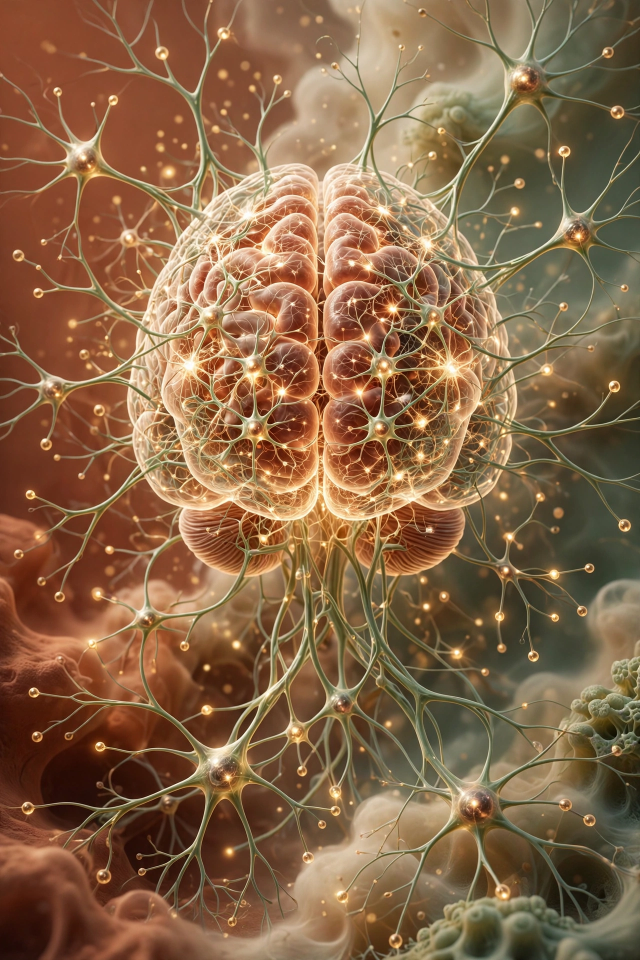
#> input picture batch4/inf-bg/media-generation-bio-bg1-0-b9671d0a-7a68-4e6e-be0a-7bdf21d2ea77.webp, 1280 x 1920 px, found by its file name (shown at 1/2 size)
$ python make_inf_bio.py
#> lines starting #> are read from the running program, lines starting #| are printed output that depends on the picture
#!/usr/bin/env python3
"""Composite 20 Biological Psychology visual infographics (1080x1350 PNG)."""
import json, os, textwrap
from PIL import Image, ImageDraw, ImageFont, ImageFilter

W, H = 1080, 1350
OUT = '/home/hatch/workspace/zehen/batch4/inf-bio-out'
BG1 = '/home/hatch/workspace/zehen/batch4/inf-bg/media-generation-bio-bg1-0-b9671d0a-7a68-4e6e-be0a-7bdf21d2ea77.webp'
BG2 = '/home/hatch/workspace/zehen/batch4/inf-bg/media-generation-bio-bg2-0-66ffe133-5d85-4efb-ba43-5fe50203e592.webp'
FB = '/usr/share/fonts/truetype/dejavu/DejaVuSans-Bold.ttf'
FR = '/usr/share/fonts/truetype/dejavu/DejaVuSans.ttf'

os.makedirs(OUT, exist_ok=True)

f_title = ImageFont.truetype(FB, 62)
f_badge = ImageFont.truetype(FB, 26)
f_point = ImageFont.truetype(FR, 31)
f_wm = ImageFont.truetype(FB, 24)

TERRA = (201, 111, 74)

TOPICS = [
 ("The Neuron in Depth", [
   "Your brain holds about 86 billion neurons — its communication units.",
   "Dendrites receive signals; the axon sends them out.",
   "The myelin sheath insulates axons and speeds signals up.",
   "Glial cells support, nourish, and protect neurons.",
   "Neurons talk through electrical and chemical signals."]),
 ("Action Potential Explained", [
   "Resting potential sits at about -70 millivolts.",
   "A stimulus must pass the -55 mV threshold to fire.",
   "Sodium rushes in, spiking the charge to +40 mV.",
   "The neuron then resets — ready to fire again.",
   "It is all-or-nothing: weak signals fire nothing."]),
 ("Synapses and Neurotransmission", [
   "The synapse is the junction between two neurons.",
   "Calcium triggers vesicles to release neurotransmitters.",
   "Chemicals cross the gap and bind like keys in locks.",
   "Each receptor accepts only specific chemicals.",
   "Unused chemicals are recycled or broken down."]),
 ("Serotonin: Mood and More", [
   "Serotonin regulates mood, sleep, appetite, and pain.",
   "Low serotonin links to depression and anxiety.",
   "SSRIs keep more serotonin active in synapses.",
   "It is made from the amino acid tryptophan.",
   "Sunlight and exercise naturally boost it."]),
 ("Dopamine: Reward and Motivation", [
   "Dopamine fires for rewards — food, praise, surprises.",
   "It responds most to unexpected rewards.",
   "It fuels \"wanting\" more than \"liking.\"",
   "This drives addiction: craving without pleasure.",
   "The mesolimbic pathway is the reward highway."]),
 ("Brain Lobes and Functions", [
   "Frontal lobe: planning, decisions, personality.",
   "Parietal lobe: touch, space, and math.",
   "Temporal lobe: hearing and memory.",
   "Occipital lobe: vision processing.",
   "Broca's area (frontal) produces speech."]),
 ("The Limbic System", [
   "A deep ring handling emotion and memory.",
   "The amygdala is the brain's threat detector.",
   "The hippocampus forms new memories.",
   "Smell connects straight to it — bypassing logic.",
   "Damage here disrupts fear and memory."]),
 ("Neuroplasticity", [
   "The brain rewires itself with experience.",
   "\"Neurons that fire together, wire together\" (Hebb).",
   "Learning physically changes brain structure.",
   "Lost senses get reallocated — the brain hates waste.",
   "It works across the whole lifespan."]),
 ("Split-Brain Research", [
   "Sperry and Gazzaniga cut the corpus callosum for epilepsy.",
   "Left hemisphere: language, logic, analysis.",
   "Right hemisphere: faces, music, spatial skills.",
   "Each half can work independently.",
   "It proved the brain has specialized halves."]),
 ("Brain Development", [
   "Neurons are born, migrate, then connect.",
   "Up to 50% of neurons are pruned away — sculpting.",
   "Adolescence prunes unused links: \"use it or lose it.\"",
   "The prefrontal cortex matures last (mid-20s).",
   "Experience literally shapes the growing brain."]),
 ("Twin and Adoption Studies", [
   "Identical twins share 100% of genes; fraternal ~50%.",
   "The Minnesota study tracked twins raised apart.",
   "Intelligence heritability: roughly 50-80%.",
   "Personality heritability: roughly 40-50%.",
   "Genes matter — but so does environment."]),
 ("The Endocrine System", [
   "Glands release hormones into the bloodstream.",
   "Slower than nerves, but longer-lasting.",
   "The pituitary is the \"master gland.\"",
   "The thyroid sets your metabolic speed.",
   "Hormones shape mood, growth, and stress."]),
 ("Hormones and Behavior", [
   "Cortisol is the main stress hormone.",
   "Chronic cortisol damages the hippocampus.",
   "Oxytocin boosts trust and bonding.",
   "Testosterone links to competitiveness.",
   "Behavior changes hormones too — both ways."]),
 ("Hunger and Eating Regulation", [
   "Ghrelin (empty stomach) signals hunger.",
   "Leptin (fat cells) signals fullness.",
   "The hypothalamus is the appetite control room.",
   "Leptin resistance drives persistent hunger in obesity.",
   "Sleep and stress both affect appetite."]),
 ("Sleep Neuroscience", [
   "The SCN is the brain's 24-hour master clock.",
   "Blue light suppresses melatonin — delays sleep.",
   "We cycle N1, N2, N3, REM 4-6 times nightly.",
   "Deep sleep restores the body; REM restores the mind.",
   "Sleep loss harms memory, mood, and immunity."]),
 ("Emotion and the Brain", [
   "The amygdala feels fear before you know why.",
   "The prefrontal cortex calms the amygdala down.",
   "James-Lange: we feel sad because we cry.",
   "Facial feedback: smiling can lift mood.",
   "Stronger prefrontal links = better control."]),
 ("Memory and the Brain", [
   "The hippocampus forms new explicit memories.",
   "H.M.'s surgery proved formation is not storage.",
   "The amygdala tags emotional memories strongly.",
   "Habits live in the basal ganglia.",
   "Skills live in the cerebellum."]),
 ("Stress Physiology (HPA Axis)", [
   "Hypothalamus, pituitary, adrenals release cortisol.",
   "Selye's stages: alarm, resistance, exhaustion.",
   "Short stress is adaptive; chronic stress harms.",
   "Cortisol frees energy and heightens alertness.",
   "The alarm must switch off to stay healthy."]),
 ("Brain Imaging Techniques", [
   "EEG: superb timing, blurry location.",
   "CT: fast 3D X-ray slices — great for trauma.",
   "MRI: exquisite detail, no radiation.",
   "fMRI tracks blood flow — shows the brain working.",
   "PET uses tracers to map brain activity."]),
 ("Psychopharmacology Basics", [
   "Agonists boost transmitters; antagonists block them.",
   "SSRIs raise serotonin fast; mood lifts in 2-6 weeks.",
   "Healing comes from downstream brain changes.",
   "Antipsychotics block dopamine D2 receptors.",
   "Newer drugs balance benefits, fewer side effects."]),
]

NUM = ['\u2460', '\u2461', '\u2462', '\u2463', '\u2464']  # ①②③④⑤

def cover_crop(im, w, h):
    sr = im.width / im.height
    tr = w / h
    if sr > tr:
        nh = h; nw = int(nh * sr)
    else:
        nw = w; nh = int(nw / sr)
    im = im.resize((nw, nh), Image.LANCZOS)
    x = (nw - w) // 2; y = (nh - h) // 2
    return im.crop((x, y, x + w, y + h))

def gradient_overlay(w, h):
    ov = Image.new('L', (1, h), 0)
    px = ov.load()
    for y in range(h):
        a_top = max(0, 200 - int(200 * y / 420)) if y < 420 else 0
        a_bot = max(0, 215 - int(215 * (h - y) / 620)) if (h - y) < 620 else 0
        px[0, y] = max(a_top, a_bot)
    ov = ov.resize((w, h))
    black = Image.new('RGB', (w, h), (0, 0, 0))
    return Image.composite(black, Image.new('RGB', (w, h), (0, 0, 0)), ov), ov

def draw_shadow_text(d, xy, text, font, fill, anchor='la'):
    x, y = xy
    for ox, oy in [(-2, 0), (2, 0), (0, -2), (0, 2), (-1, -1), (1, 1)]:
        d.text((x + ox, y + oy), text, font=font, fill=(0, 0, 0, 200), anchor=anchor)
    d.text((x, y), text, font=font, fill=fill, anchor=anchor)

def wrap(text, font, d, max_w):
    words, lines, cur = text.split(), [], ''
    for wd in words:
        t = (cur + ' ' + wd).strip()
        if d.textlength(t, font=font) <= max_w:
            cur = t
        else:
            lines.append(cur); cur = wd
    if cur: lines.append(cur)
    return lines

def make_one(idx, title, points, bg_path, out_path):
    bg = Image.open(bg_path).convert('RGB')
    bg = cover_crop(bg, W, H)
    # slight darken for cohesion
    bg = Image.blend(bg, Image.new('RGB', (W, H), (10, 8, 6)), 0.12)
    ov_img, alpha = gradient_overlay(W, H)
    bg = Image.composite(ov_img, bg, alpha)

    d = ImageDraw.Draw(bg, 'RGBA')

    # badge
    label = 'BIOLOGICAL PSYCHOLOGY'
    bw = d.textlength(label, font=f_badge) + 56
    bx, by = (W - bw) // 2, 56
    d.rounded_rectangle([bx, by, bx + bw, by + 52], radius=26, fill=TERRA + (235,))
    d.text((W // 2, by + 26), label, font=f_badge, fill=(255, 255, 255), anchor='mm')

    # title
    lines = wrap(title, f_title, d, W - 160)
    ty = 150
    for ln in lines:
        draw_shadow_text(d, (W // 2, ty), ln, f_title, (255, 255, 255), anchor='ma')
        ty += 76

    # points
    py = 640
    for i, pt in enumerate(points):
        plines = wrap(pt, f_point, d, W - 220)
        # number badge
        d.ellipse([90, py - 6, 134, py + 38], fill=TERRA + (235,))
        d.text((112, py + 16), NUM[i], font=f_point, fill=(255, 255, 255), anchor='mm')
        lx = 160
        for ln in plines:
            draw_shadow_text(d, (lx, py), ln, f_point, (255, 255, 255))
            py += 44
        py += 26

    # watermark
    d.text((W // 2, H - 48), 'M Y S T E R I O U S', font=f_wm, fill=(255, 255, 255, 170), anchor='mm')

    bg.save(out_path, 'PNG')
    return out_path

for i, (title, pts) in enumerate(TOPICS):
    n = i + 1
    bg = BG1 if n % 2 == 1 else BG2
    out = os.path.join(OUT, f'bio-{n}.png')
    make_one(n, title, pts, bg, out)
#> in make_one, bg is the input picture: PIL image 1280x1920 RGB; mean R, G, B 135.2, 101.9, 71.4
#> in cover_crop, `return im.crop((x, y, x + w, y + h))`:
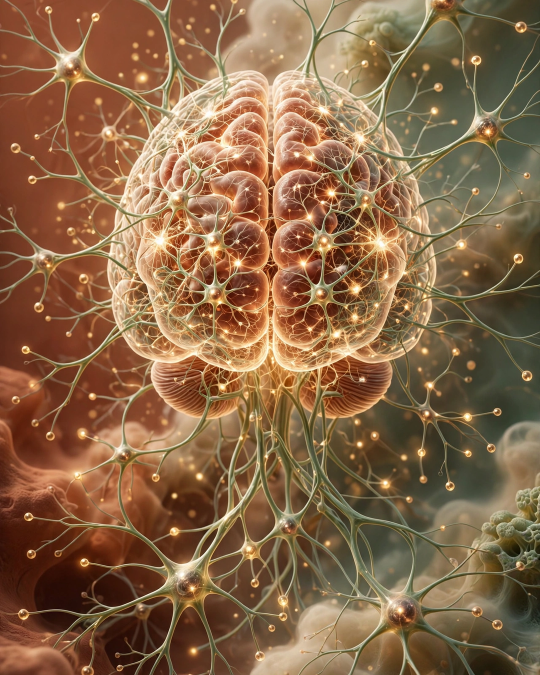
#> returned value: PIL image 1080x1350 RGB (shown at 1/2 size); mean R, G, B 136.6, 102.7, 71.5
#> in make_one, `bg = Image.blend(bg, Image.new('RGB', (W, H), (10, 8, 6)), 0.12)`:
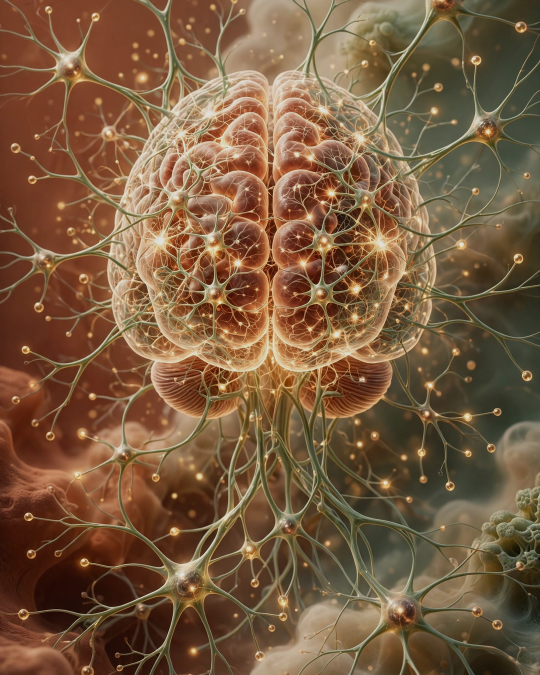
#> bg: PIL image 1080x1350 RGB (shown at 1/2 size); mean R, G, B 120.9, 90.9, 63.2
#> in gradient_overlay, `ov = ov.resize((w, h))`:
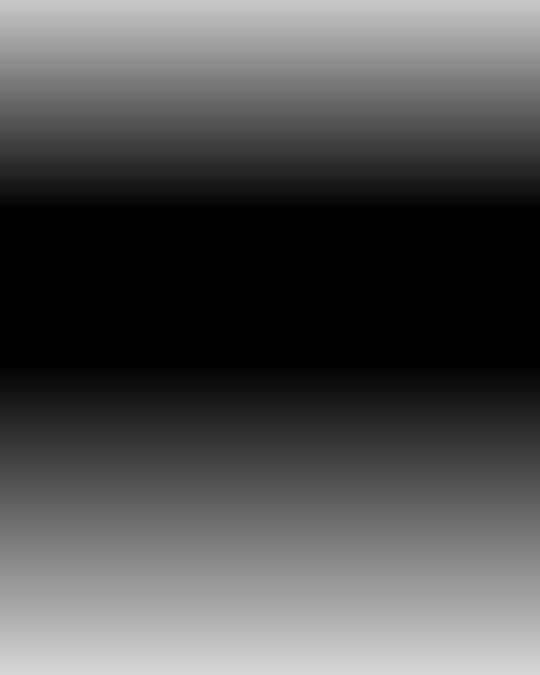
#> ov: PIL image 1080x1350 L (shown at 1/2 size); min 0, max 215, mean 80.9
#> in gradient_overlay, `black = Image.new('RGB', (w, h), (0, 0, 0))`: black: PIL image 1080x1350 RGB; every value is 0
#> in make_one, `bg = Image.composite(ov_img, bg, alpha)`:
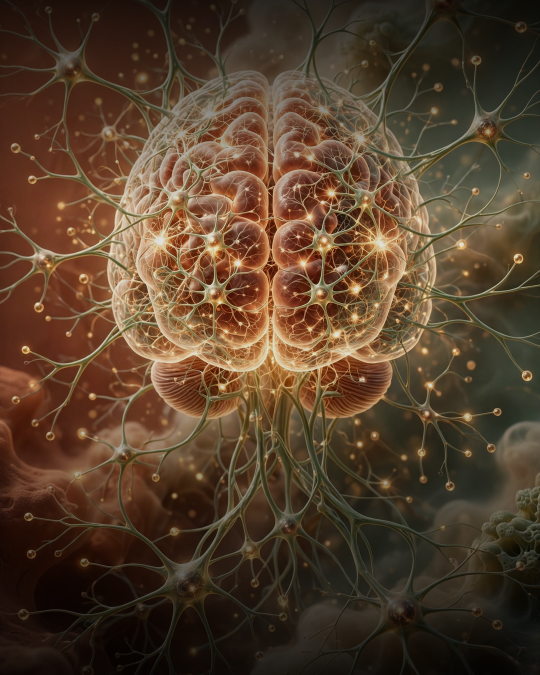
#> bg: PIL image 1080x1350 RGB (shown at 1/2 size); mean R, G, B 84.9, 63.1, 43.6
#> in make_one, `bw = d.textlength(label, font=f_badge) + 56`: bw = 437.2
#> in make_one, `bx, by = (W - bw) // 2, 56`: bx = 321; by = 56
#> in make_one, `lines = wrap(title, f_title, d, W - 160)`: lines = ['The Neuron in Depth']
#> the loop in make_one, `for ln in lines:` made 1 pass
#> (ln, x in draw_shadow_text, y in draw_shadow_text, ty) on pass 1: ('The Neuron in Depth', 540, 150, 226)
#> after the loop in make_one, `for ln in lines:`: ty = 226
#> after the loop in make_one, `for i, pt in enumerate(points):`: py = 1078
#> in make_one, `bg.save(out_path, 'PNG')`:
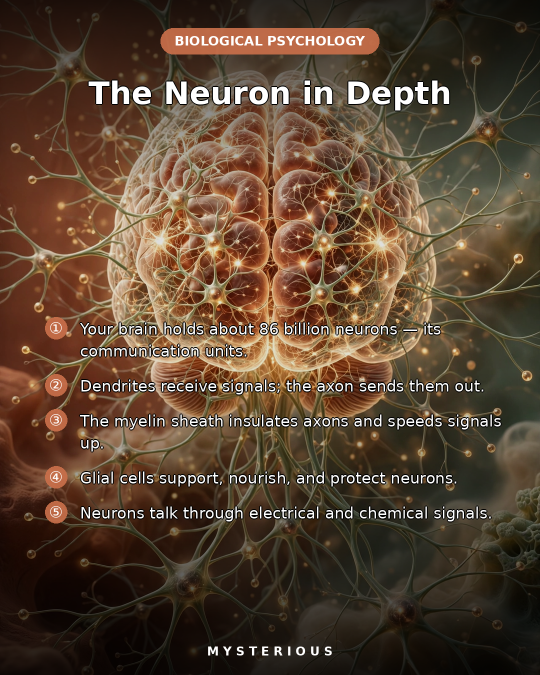
#> saved as bio-1.png: PIL image 1080x1350 RGB (shown at 1/2 size); mean R, G, B 89.4, 68, 49.4
    print('made', out, os.path.getsize(out) // 1024, 'KB')
#> pass 2 of the loop `for i, (title, pts) in enumerate(TOPICS):`:
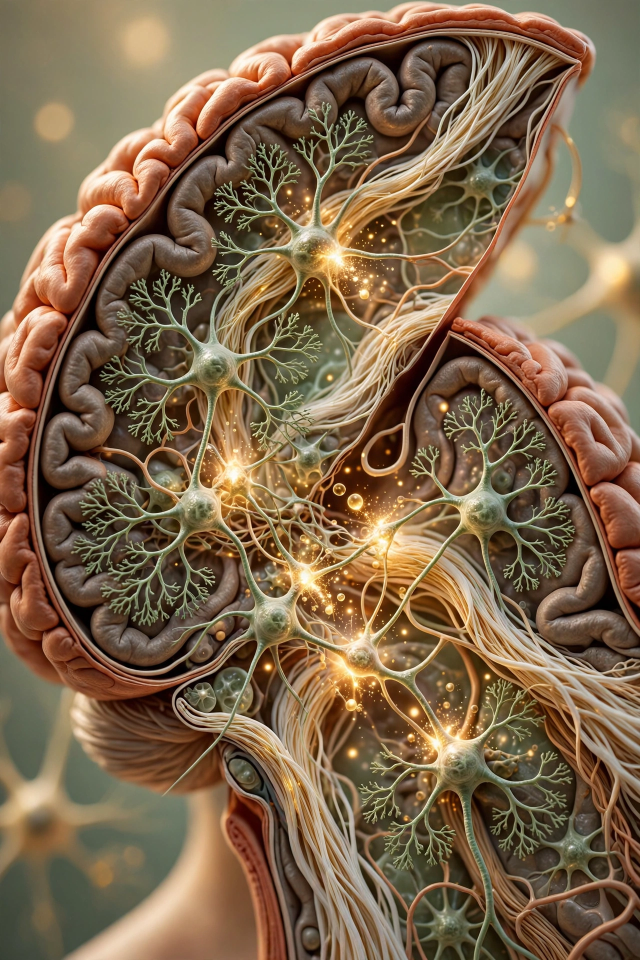
#> input picture batch4/inf-bg/media-generation-bio-bg2-0-66ffe133-5d85-4efb-ba43-5fe50203e592.webp, 1280 x 1920 px, found by its file name (shown at 1/2 size)
#> in make_one, bg is the input picture: PIL image 1280x1920 RGB; mean R, G, B 127.2, 103.1, 76
#> in cover_crop (call 2), `return im.crop((x, y, x + w, y + h))`:
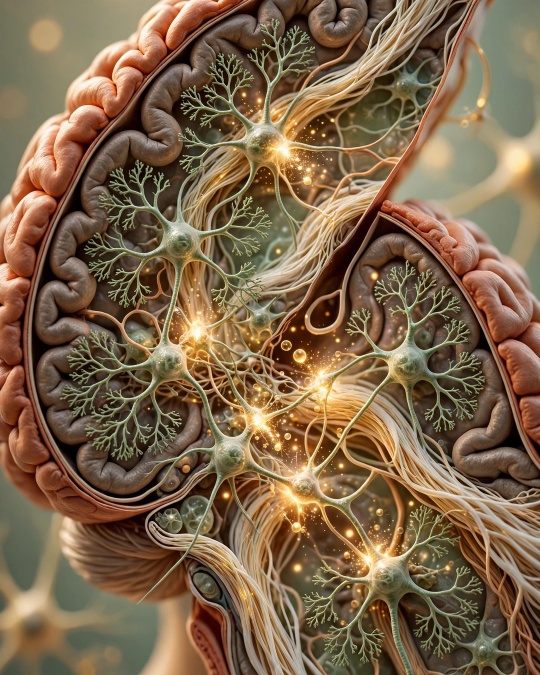
#> returned value: PIL image 1080x1350 RGB (shown at 1/2 size); mean R, G, B 126.5, 101.9, 74.1
#> lines = ['Action Potential', 'Explained']
#> the loop in make_one (call 2), `for ln in lines:` made 2 passes
#> (ln, x in draw_shadow_text, y in draw_shadow_text, ty) on passes 1 to 2: ('Action Potential', 540, 150, 226), ('Explained', 540, 226, 302)
#> after the loop in make_one (call 2), `for ln in lines:`: ty = 302
#> after the loop in make_one (call 2), `for i, pt in enumerate(points):`: py = 990
#> in make_one (call 2), `bg.save(out_path, 'PNG')`:
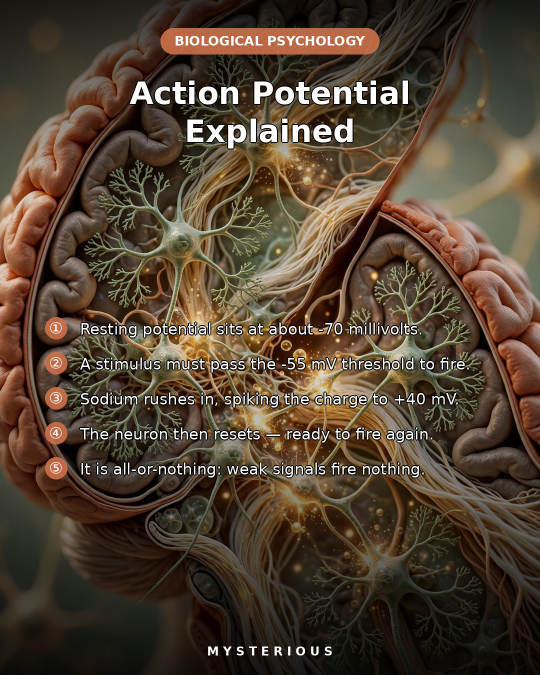
#> saved as bio-2.png: PIL image 1080x1350 RGB (shown at 1/2 size); mean R, G, B 82.7, 66.7, 50.5
print('DONE', len(TOPICS))
